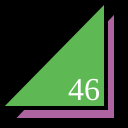
Frame 1 (no input)
Frame 60 (no input): identical to frame 1, image omitted
Frame 120 (the mouse pressed at the canvas centre since frame 60): identical to frame 1, image omitted

The p5.js sketch that drew this single still picture (run headless with seeded random() and noise() and a simulated clock; from frame 60 on, the mouse is pressed at the canvas centre):

// p5.js sketch
// ── sketch.js
function setup() {
  createCanvas(128,128);
}

function draw() {
  background(0);
  strokeWeight(4);
  fill(175, 100, 162);
  triangle(12,120,116,120,116,10);
  fill(94, 185, 84);
  triangle(0,108,106,108,106,0);
  fill(255);
  textSize(32);
  textFont("serif");
  text("46", 68, 100);
}
